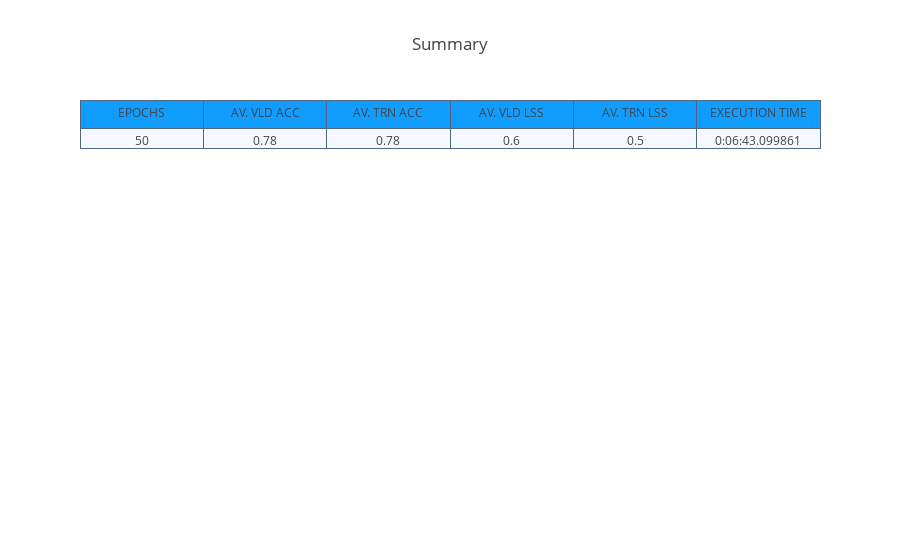
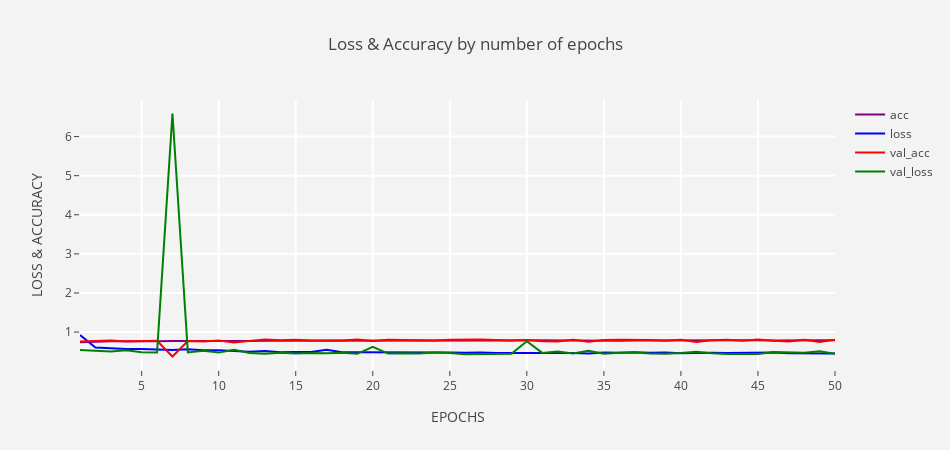
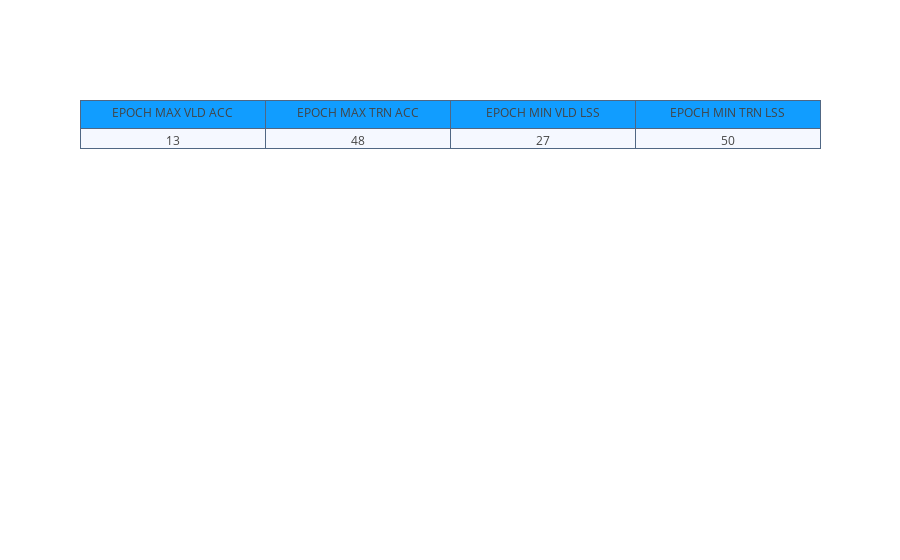
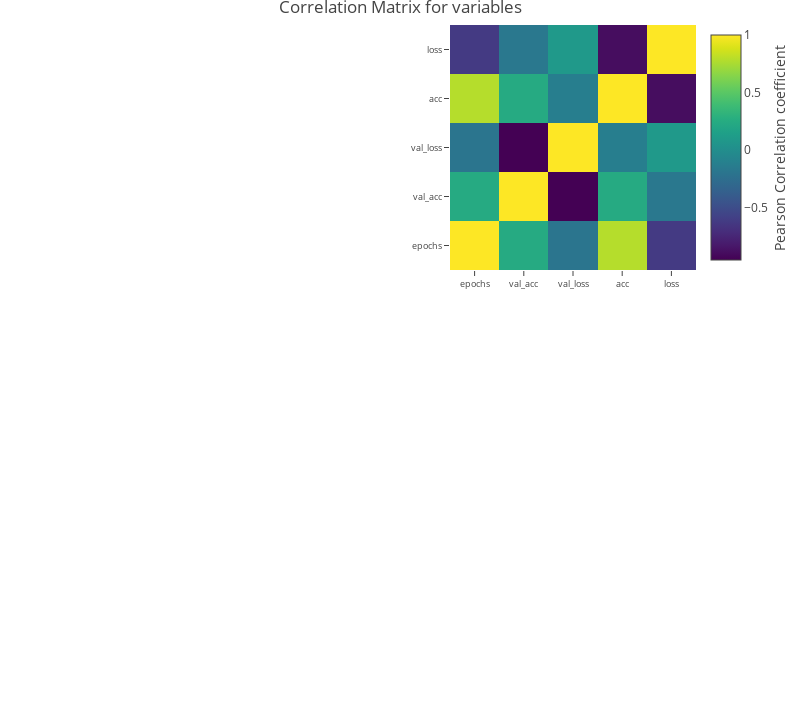

Here is the notebook cell these charts were saved with, in order:
### Markdown cell above
<a id='h3.1.2'></a>
## MODEL 2 : Further Training and Hypothesis Space Expansion

### Code cell
model(
   'hold_out',             ## data_validation: (hold_out= Hold-out method ; k_fold= 4-folds cross validation method)
    50,                    ## #epochs
    '',                    ## if 'iterated' and data_validation='k_fold', then will run iterated cross-validation with shuffle
    8,                     ## #neurons in input layer
    0.0,                   ## L1 - weight regularisation rate
    0.0,                   ## L2 - weight regularisation rate
    'relu',                ## input & hidden layers' activation function
    0.0,                   ## dropout rate
    8,                     ## #neurons in hidden layer/s
    0,                     ## 1 to add 1 more hidden layer (with associated drop out) else 0
    0.01,                  ## learning rate
    'binary_crossentropy', ## loss function
    'accuracy',            ## metric
    partial_x_train,       ## traning data
    partial_y_train,       ## training targets
    val_x_train,           ## validation data
    val_y_train,           ## validation targets
    0)                     ## verbose mode (0=NO ; 1=YES)

plot()

### Figure 1 — Plotly figure (JSON) as saved in the notebook; plotly's stock layout.template omitted (floating-point values rounded to 4 significant figures)
{"data": [{"cells": {"fill": {"color": ["#F5F8FF"]}, "line": {"color": ["#506784"]}, "values": [50, 0.78, 0.78, 0.6, 0.5, "0:06:43.099861"]}, "columnwidth": [80, 80, 80, 80, 80, 80, 80, 80, 100, 100, 100, 100, 80, 80, 80, 80, 200], "header": {"fill": {"color": ["#119DFF"]}, "line": {"color": ["#506784"]}, "values": ["EPOCHS", "AV. VLD ACC", "AV. TRN ACC", "AV. VLD LSS", "AV. TRN LSS", "EXECUTION TIME"]}, "type": "table", "uid": "2b7e724c-e6bb-11e8-b84d-3464a9d39567"}], "layout": {"title": "Summary"}}

### Figure 2 — Plotly figure (JSON) as saved in the notebook; plotly's stock layout.template omitted (floating-point values rounded to 4 significant figures)
{"data": [{"marker": {"color": "purple", "line": {"width": 1}}, "mode": "lines", "name": "acc", "text": "Training Accuracy", "type": "scatter", "uid": "2ba7a624-e6bb-11e8-941a-3464a9d39567", "x": [1, 2, 3, 4, 5, 6, 7, 8, 9, 10, 11, 12, 13, 14, 15, 16, 17, 18, 19, 20, 21, 22, 23, 24, 25, 26, 27, 28, 29, 30, 31, 32, 33, 34, 35, 36, 37, 38, 39, 40, 41, 42, 43, 44, 45, 46, 47, 48, 49, 50], "y": [0.738, 0.7582, 0.7683, 0.7658, 0.7605, 0.7673, 0.7718, 0.7683, 0.7703, 0.7716, 0.7731, 0.7731, 0.7761, 0.7756, 0.7847, 0.7792, 0.7804, 0.7827, 0.7827, 0.7817, 0.7812, 0.7789, 0.7819, 0.7784, 0.7794, 0.7827, 0.7865, 0.7847, 0.7824, 0.7887, 0.785, 0.7792, 0.7832, 0.787, 0.7862, 0.7792, 0.787, 0.7892, 0.7832, 0.787, 0.7802, 0.7852, 0.7855, 0.7872, 0.7885, 0.7855, 0.7845, 0.7933, 0.7822, 0.7895]}, {"marker": {"color": "blue", "line": {"width": 1}}, "mode": "lines", "name": "loss", "text": "Training Loss", "type": "scatter", "uid": "2ba7a625-e6bb-11e8-a7c8-3464a9d39567", "x": [1, 2, 3, 4, 5, 6, 7, 8, 9, 10, 11, 12, 13, 14, 15, 16, 17, 18, 19, 20, 21, 22, 23, 24, 25, 26, 27, 28, 29, 30, 31, 32, 33, 34, 35, 36, 37, 38, 39, 40, 41, 42, 43, 44, 45, 46, 47, 48, 49, 50], "y": [0.9241, 0.6065, 0.5886, 0.5659, 0.5685, 0.5452, 0.5407, 0.5585, 0.534, 0.5344, 0.5212, 0.5, 0.5168, 0.4832, 0.4923, 0.4924, 0.5483, 0.4872, 0.4872, 0.4869, 0.4734, 0.4836, 0.4891, 0.4823, 0.4768, 0.4692, 0.4805, 0.4661, 0.4667, 0.468, 0.4737, 0.4705, 0.4677, 0.4555, 0.4797, 0.4732, 0.482, 0.472, 0.4791, 0.4616, 0.4713, 0.4705, 0.4639, 0.4665, 0.4579, 0.4779, 0.4604, 0.4634, 0.4691, 0.454]}, {"marker": {"color": "red", "line": {"width": 1}}, "mode": "lines", "name": "val_acc", "text": "Validation Accuracy", "type": "scatter", "uid": "2ba7a626-e6bb-11e8-b7ab-3464a9d39567", "x": [1, 2, 3, 4, 5, 6, 7, 8, 9, 10, 11, 12, 13, 14, 15, 16, 17, 18, 19, 20, 21, 22, 23, 24, 25, 26, 27, 28, 29, 30, 31, 32, 33, 34, 35, 36, 37, 38, 39, 40, 41, 42, 43, 44, 45, 46, 47, 48, 49, 50], "y": [0.7583, 0.772, 0.7856, 0.7583, 0.778, 0.7788, 0.3758, 0.7735, 0.7576, 0.7848, 0.7326, 0.7765, 0.8136, 0.7909, 0.8061, 0.7818, 0.7795, 0.7833, 0.8083, 0.7697, 0.8045, 0.797, 0.7924, 0.7826, 0.8015, 0.8076, 0.8083, 0.7947, 0.7818, 0.7947, 0.7659, 0.7614, 0.8061, 0.753, 0.8, 0.8053, 0.8068, 0.7977, 0.7795, 0.8061, 0.7455, 0.7909, 0.803, 0.7795, 0.8121, 0.7765, 0.7621, 0.8068, 0.7492, 0.803]}, {"marker": {"color": "green", "line": {"width": 1}}, "mode": "lines", "name": "val_loss", "text": "Validation Loss", "type": "scatter", "uid": "2ba7a627-e6bb-11e8-b212-3464a9d39567", "x": [1, 2, 3, 4, 5, 6, 7, 8, 9, 10, 11, 12, 13, 14, 15, 16, 17, 18, 19, 20, 21, 22, 23, 24, 25, 26, 27, 28, 29, 30, 31, 32, 33, 34, 35, 36, 37, 38, 39, 40, 41, 42, 43, 44, 45, 46, 47, 48, 49, 50], "y": [0.5449, 0.5265, 0.5058, 0.5327, 0.4825, 0.4777, 6.589, 0.4809, 0.5213, 0.4751, 0.548, 0.4653, 0.4458, 0.4728, 0.4501, 0.4669, 0.4571, 0.47, 0.4445, 0.6233, 0.4502, 0.4585, 0.4546, 0.4762, 0.4649, 0.4344, 0.4333, 0.4463, 0.4469, 0.7668, 0.4674, 0.5017, 0.4534, 0.5238, 0.4484, 0.4685, 0.4777, 0.4522, 0.4475, 0.4679, 0.4955, 0.4562, 0.4368, 0.4391, 0.4366, 0.4921, 0.4763, 0.4698, 0.5075, 0.444]}], "layout": {"height": 450, "paper_bgcolor": "rgb(243,243,243)", "plot_bgcolor": "rgb(243,243,243)", "title": "Loss & Accuracy by number of epochs", "width": 950, "xaxis": {"gridcolor": "rgb(255, 255, 255)", "gridwidth": 2, "ticklen": 5, "title": "EPOCHS", "zerolinewidth": 1}, "yaxis": {"gridcolor": "rgb(255, 255, 255)", "gridwidth": 2, "ticklen": 5, "title": "LOSS & ACCURACY", "zerolinewidth": 1}}}

### Figure 3 — Plotly figure (JSON) as saved in the notebook; plotly's stock layout.template omitted (floating-point values rounded to 4 significant figures)
{"data": [{"cells": {"fill": {"color": ["#F5F8FF"]}, "line": {"color": ["#506784"]}, "values": [13, 48, 27, 50]}, "columnwidth": [80, 80, 80, 80, 80, 80, 80, 80, 100, 100, 100, 100, 80, 80, 80, 80, 200], "header": {"fill": {"color": ["#119DFF"]}, "line": {"color": ["#506784"]}, "values": ["EPOCH MAX VLD ACC", "EPOCH MAX TRN ACC", "EPOCH MIN VLD LSS", "EPOCH MIN TRN LSS"]}, "type": "table", "uid": "2bc3b7c8-e6bb-11e8-8da8-3464a9d39567"}], "layout": {"title": ""}}

### Figure 4 — Plotly figure (JSON) as saved in the notebook; plotly's stock layout.template omitted (floating-point values rounded to 4 significant figures)
{"data": [{"colorbar": {"title": "Pearson Correlation coefficient", "titleside": "right"}, "colorscale": "Viridis", "type": "heatmap", "uid": "2bda4b8c-e6bb-11e8-a055-3464a9d39567", "x": ["epochs", "val_acc", "val_loss", "acc", "loss"], "y": ["epochs", "val_acc", "val_loss", "acc", "loss"], "z": [[1.0, 0.2401, -0.1955, 0.7853, -0.6236], [0.2401, 1.0, -0.9528, 0.2402, -0.1734], [-0.1955, -0.9528, 1.0, -0.1231, 0.09228], [0.7853, 0.2402, -0.1231, 1.0, -0.8888], [-0.6236, -0.1734, 0.09228, -0.8888, 1]]}], "layout": {"autosize": false, "height": 720, "margin": {"b": 450, "l": 450, "r": 0, "t": 25}, "title": "Correlation Matrix for variables", "width": 800, "xaxis": {"tickfont": {"size": 9}}, "yaxis": {"tickfont": {"size": 9}}}}
